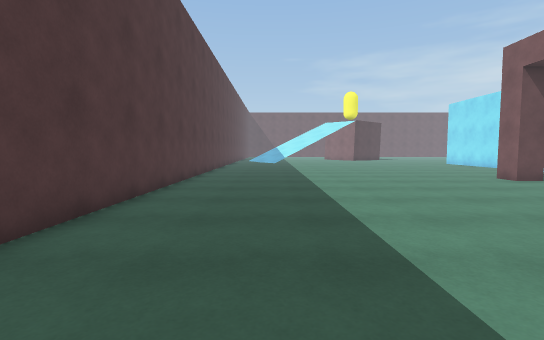
View 1 (above)

20 first-person views from a walk through a Unity game level. The camera is 1.2 m above the floor, tilts 4° down and sees 85° across. The floor is counted in squares, 1 m on a side. Each view is taken from the middle of a square. On the plan, view 1 faces up. The plan holds only what a view shows up to about 13 squares ahead; the rest is blank. The place goes on beyond the plan. The player is left out.

View 2
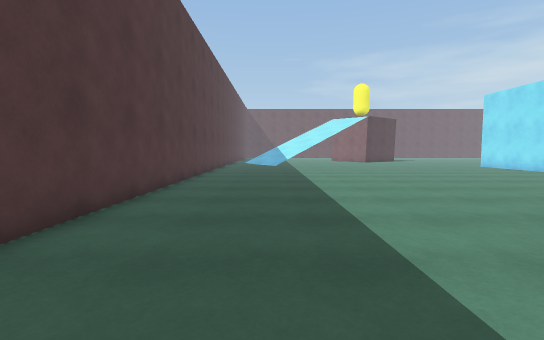

View 3
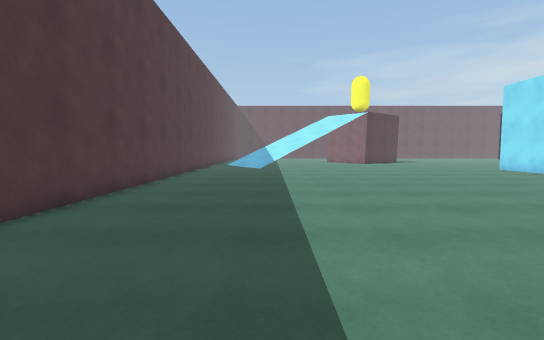

View 4
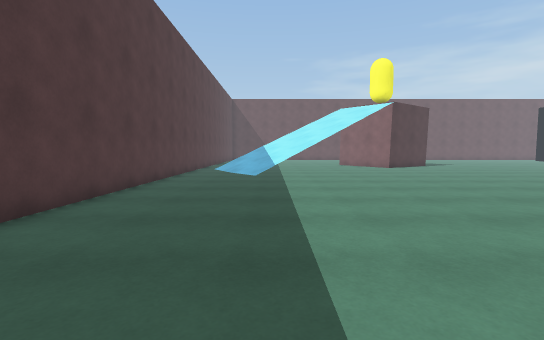

View 5
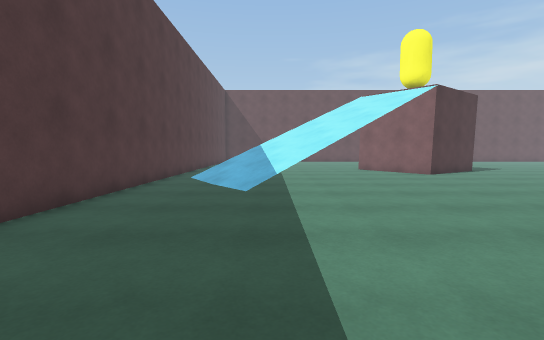

View 6
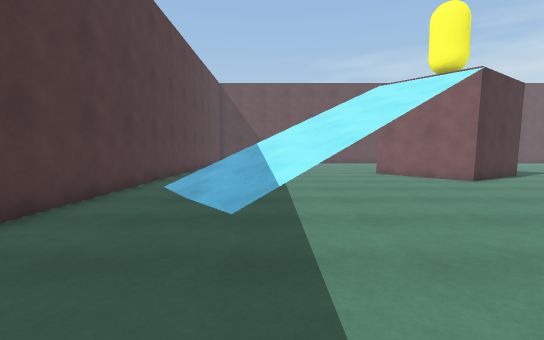

View 7
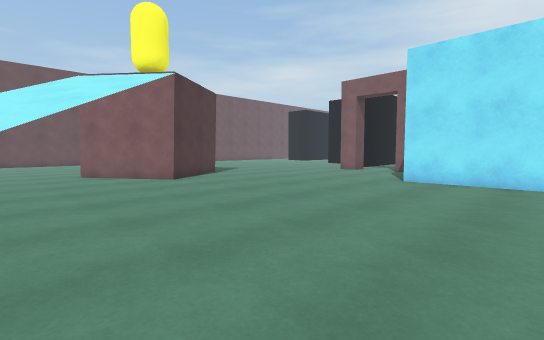

View 8
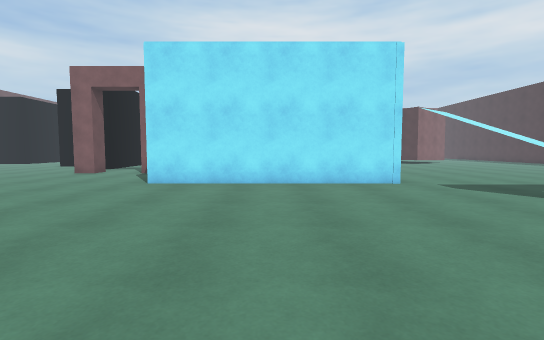

View 9
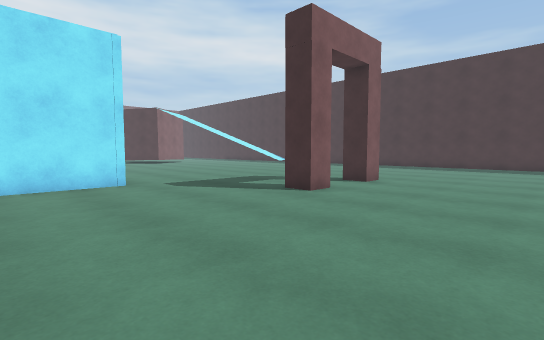

View 10
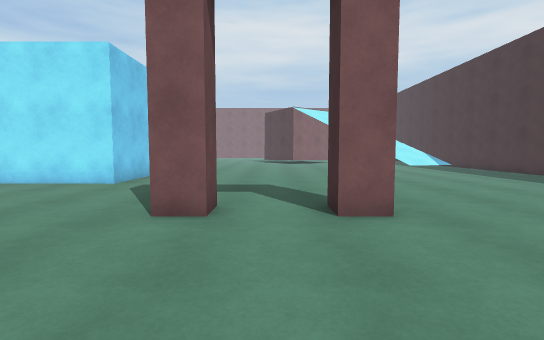

View 11
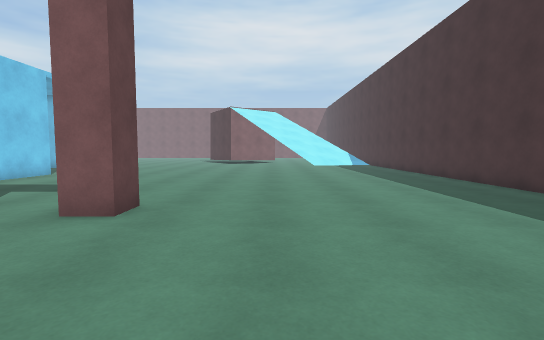

View 12
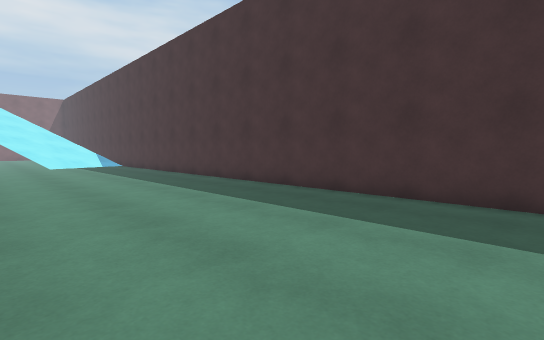

View 13
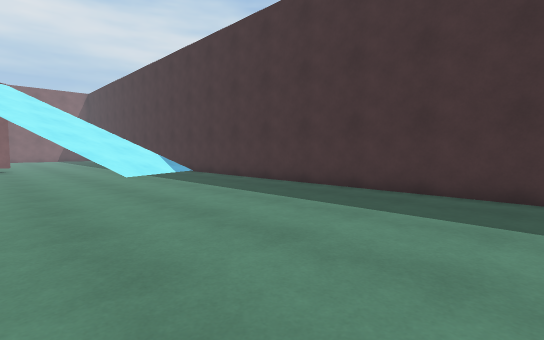

View 14
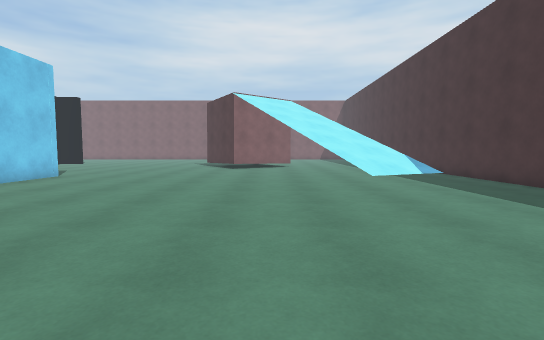

View 15
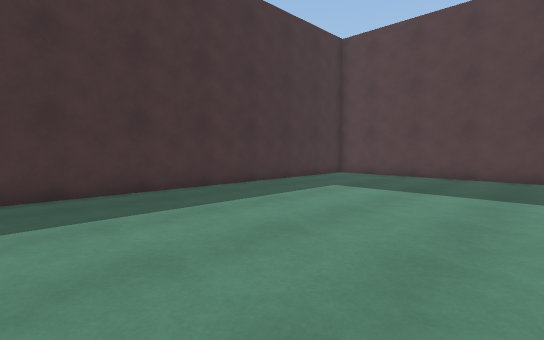

View 16
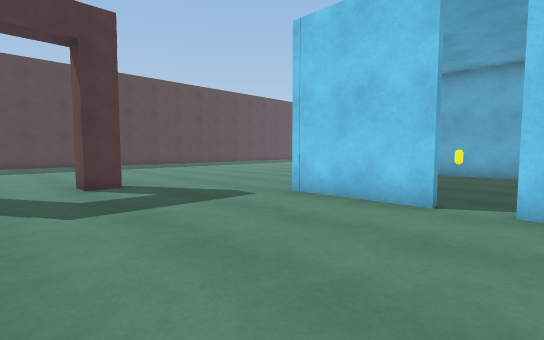

View 17
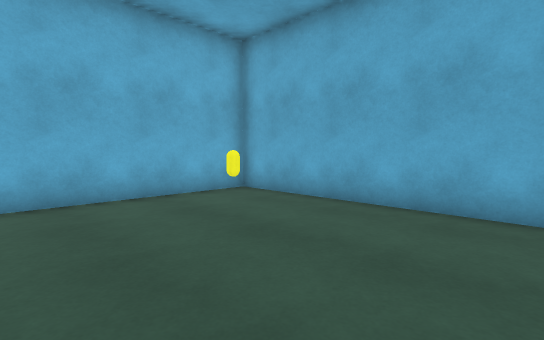

View 18
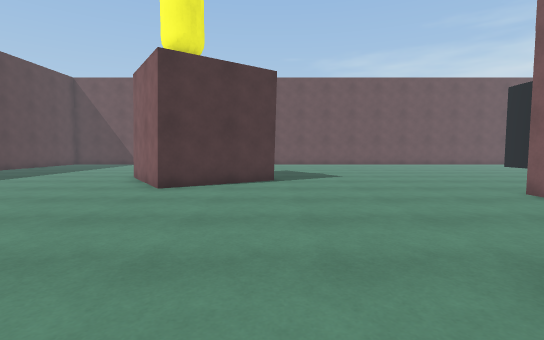

View 19
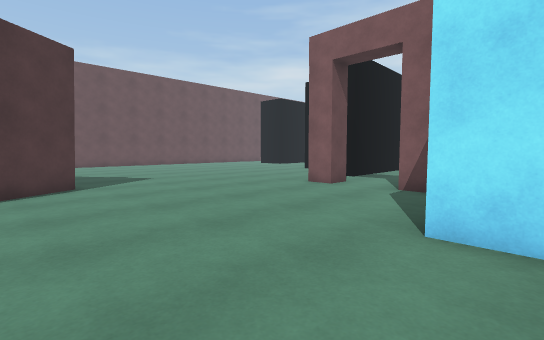

View 20
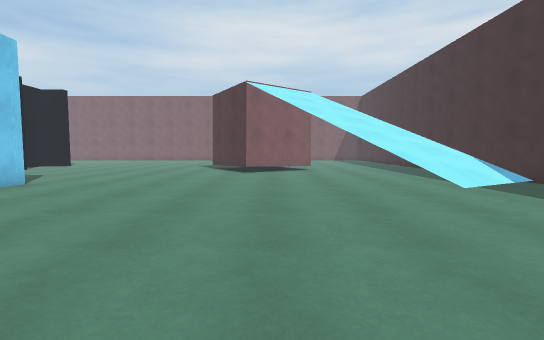

### Floor plan
Key: @ floor where view 1 was taken; # wall or solid block; . floor; / step, stairs or slope; = window, fence, low wall or low ledge; C yellow capsule; O other object.
Columns run from 4 left of view 1 to 26 right of it. Each row starts with its distance up from view 1.
 35      .....##     ..........
 34      ......#     ..........
 33 #.    .....## ###.........
 32 #.    ......###...........
 31 #.    .......#...........
 30 #. =// .................
 29 #./////................#...
 28 #../////...................
 27 #.../// .................
 26 #...//.................#
 25 #.....................
 24 #.................OOOOOOOOO
 23 #.................O........
 22 #.................O..C.....
 21 #.................O........
 20 #.................O........
 19 #.................O.......
 18 #.................O...... .
 17 #.................O   ..     ..
 16 #.................OOOOO.OOOO...
 15 #..............................
 14 #..............................
 13 #..............................
 12 #.............#................
 11 #..............................
 10 #..............................
  9 #..............................
  8 #.............#................
  7 #..............................
  6 #..............................
  5 #..............................
  4 #........................ /....
  3 #.......................=///...
  2 #......................./////..
  1 #........................//// .
  0   ..@....................//=...
 -1    ......................./.
 -2     ........................
 -3     ###########################

Where each view was taken, in squares from view 1:
view 1: 0 up, 0 right, facing up
view 2: 4 up, 0 right, facing up
view 3: 7 up, 1 right, facing up
view 4: 12 up, 1 right, facing up
view 5: 17 up, 1 right, facing up
view 6: 20 up, 1 right, facing up
view 7: 20 up, 3 right, facing up-right
view 8: 20 up, 4 right, facing right
view 9: 19 up, 4 right, facing down-right
view 10: 10 up, 4 right, facing right
view 11: 5 up, 4 right, facing right
view 12: 5 up, 4 right, facing down-right
view 13: 6 up, 10 right, facing down-right
view 14: 6 up, 10 right, facing right
view 15: 6 up, 10 right, facing down-left
view 16: 9 up, 20 right, facing up-left
view 17: 18 up, 22 right, facing up-left
view 18: 22 up, 12 right, facing up
view 19: 23 up, 10 right, facing up-right
view 20: 7 up, 13 right, facing right
